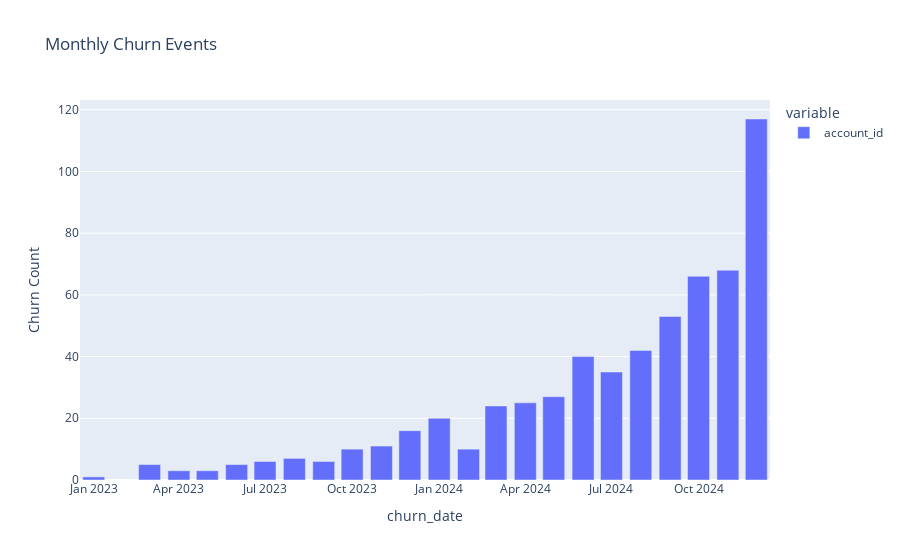

Notebook code cell kept with this figure:
### Code cell
fig = px.bar(
    churn_ts,
    title="Monthly Churn Events",
    labels={"value": "Churn Count", "index": "Month"},
)
fig.show()

### Figure 1 — Plotly figure (JSON) as saved in the notebook; plotly's stock layout.template omitted (floating-point values rounded to 4 significant figures)
{"data": [{"hovertemplate": "variable=account_id<br>churn_date=%{x}<br>Churn Count=%{y}<extra></extra>", "legendgroup": "account_id", "marker": {"color": "#636efa", "pattern": {"shape": ""}}, "name": "account_id", "orientation": "v", "showlegend": true, "textposition": "auto", "type": "bar", "x": ["2023-01-01T00:00:00.000000000", "2023-03-01T00:00:00.000000000", "2023-04-01T00:00:00.000000000", "2023-05-01T00:00:00.000000000", "2023-06-01T00:00:00.000000000", "2023-07-01T00:00:00.000000000", "2023-08-01T00:00:00.000000000", "2023-09-01T00:00:00.000000000", "2023-10-01T00:00:00.000000000", "2023-11-01T00:00:00.000000000", "2023-12-01T00:00:00.000000000", "2024-01-01T00:00:00.000000000", "2024-02-01T00:00:00.000000000", "2024-03-01T00:00:00.000000000", "2024-04-01T00:00:00.000000000", "2024-05-01T00:00:00.000000000", "2024-06-01T00:00:00.000000000", "2024-07-01T00:00:00.000000000", "2024-08-01T00:00:00.000000000", "2024-09-01T00:00:00.000000000", "2024-10-01T00:00:00.000000000", "2024-11-01T00:00:00.000000000", "2024-12-01T00:00:00.000000000"], "xaxis": "x", "y": [1, 5, 3, 3, 5, 6, 7, 6, 10, 11, 16, 20, 10, 24, 25, 27, 40, 35, 42, 53, 66, 68, 117], "yaxis": "y"}], "layout": {"barmode": "relative", "legend": {"title": {"text": "variable"}, "tracegroupgap": 0}, "title": {"text": "Monthly Churn Events"}, "xaxis": {"anchor": "y", "domain": [0, 1], "title": {"text": "churn_date"}}, "yaxis": {"anchor": "x", "domain": [0, 1], "title": {"text": "Churn Count"}}}}
